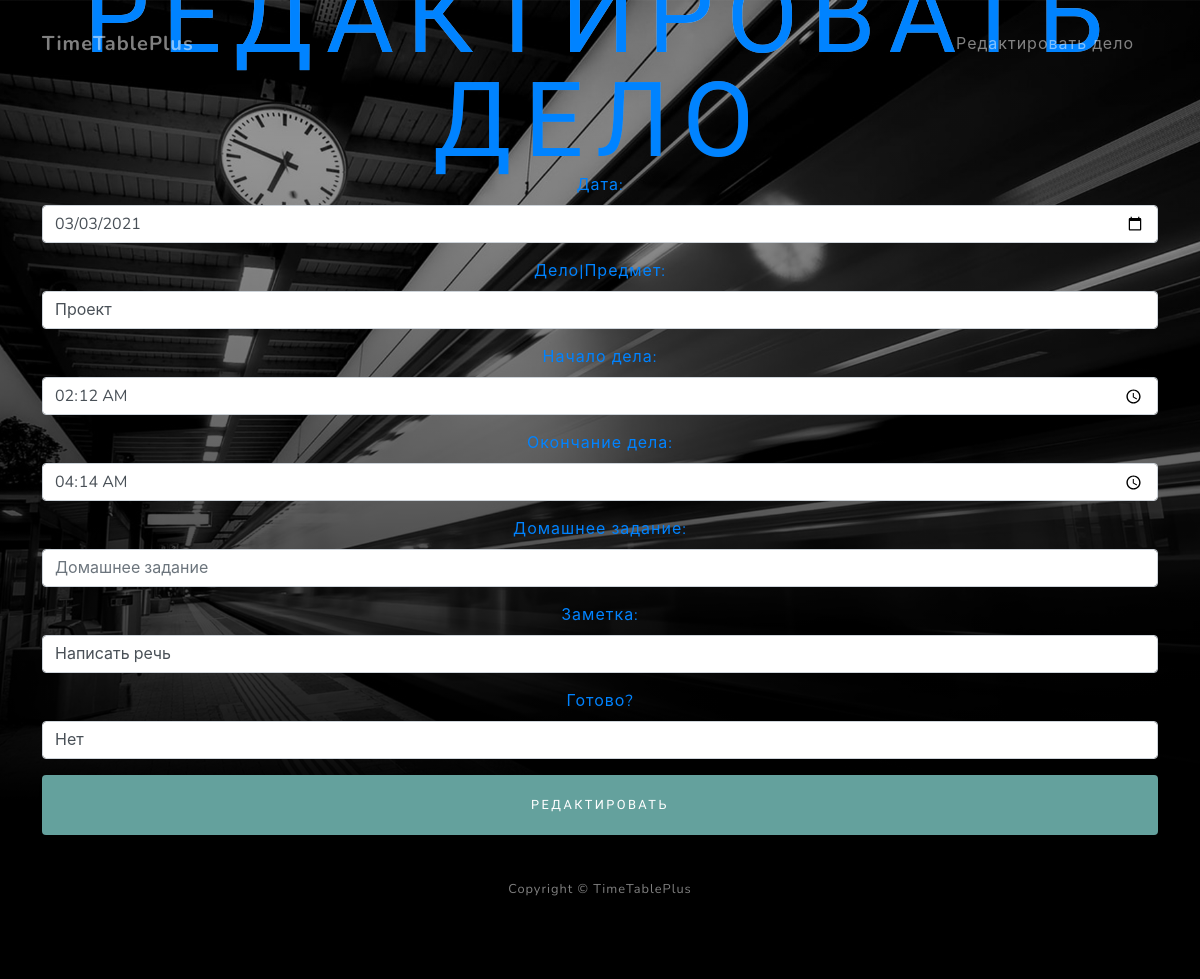
Before: /schedule/edit/182/ (signed in) with the older database file.
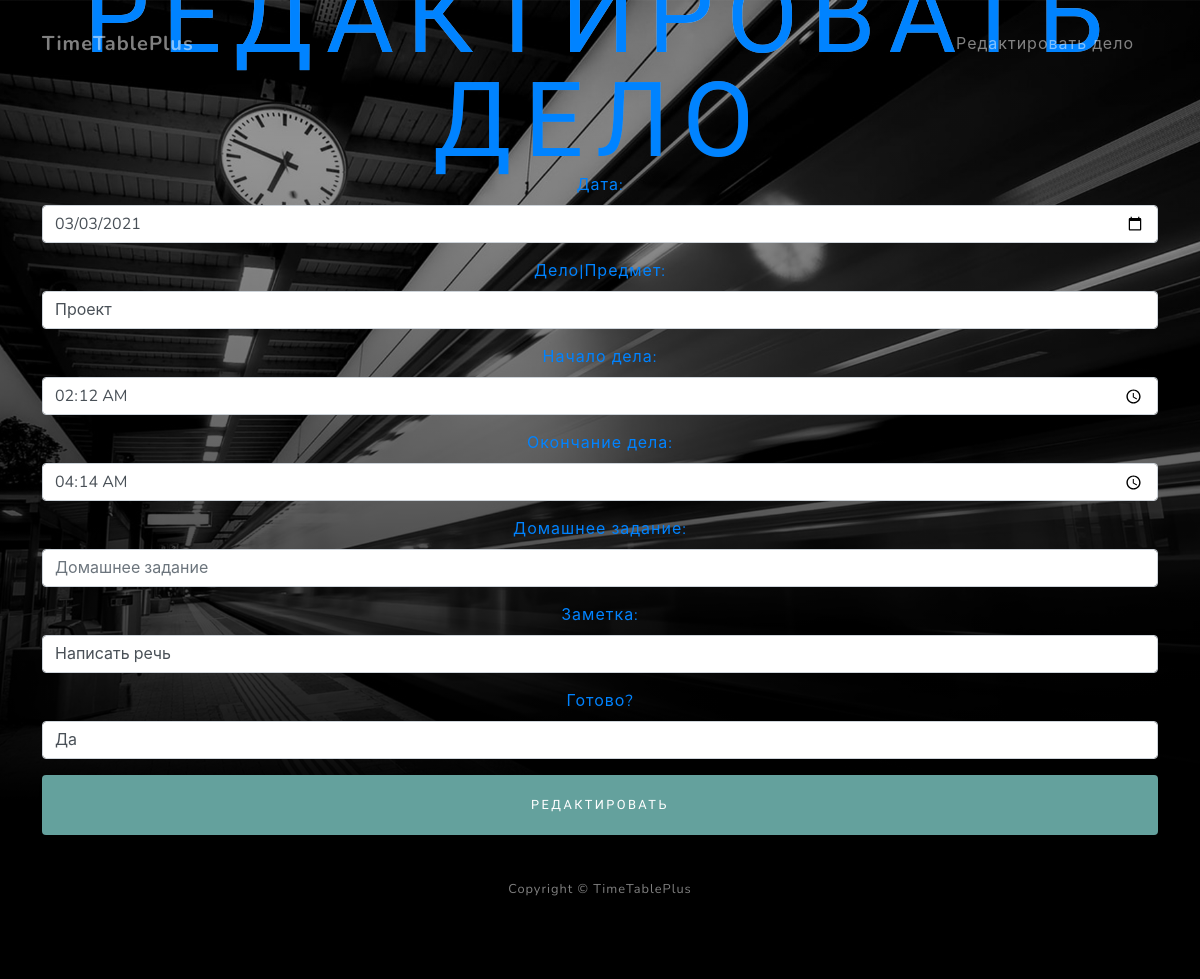
After: the same page with the newer database file.
### Schedule/models.py (models this page shows, shortened)
class Schedule(models.Model):
    user = models.ForeignKey(User, on_delete=models.CASCADE, verbose_name='id пользователя', unique=False, help_text='Id пользователя должен быть в виде одного числа', null=True)
    time_start = models.TimeField(verbose_name='время начала', max_length=50, unique=False)
    time_end = models.TimeField(verbose_name='время конца', max_length=50, unique=False)
    date = models.DateField(verbose_name='дата', unique=False, null=True)
    affair = models.CharField(verbose_name='дело', max_length=200, unique=False, help_text='Дела должны быть в виде обычного текста', blank=False)
    note = models.CharField(verbose_name='заметка', max_length=200, unique=False, help_text='Заметки должны быть в виде обычного текста', blank=True)
    homework = models.CharField(verbose_name='домашнее задание', max_length=200, unique=False, default=None, help_text='Домашнее задание должны быть в виде обычного текста',
                                blank=True)
    is_ready = models.BooleanField(verbose_name='готово?', default=False, help_text='Готово? принимает только значение True или False')
    class Meta:
        managed = True
        verbose_name = 'расписание'
        ordering = ['date', ]

### Schedule/views.py (the view, shortened to what this page needs)
# urls.py: path('edit/<int:pk>/', UpdateAffairSchedule.as_view(), name='update_schedule'),
class UpdateAffairSchedule(LoginRequiredMixin, UserPassesTestMixin, UpdateView):
    model = Schedule
    template_name = 'Schedule/update_schedule.html'
    form_class = CreateAffairScheduleForm
    def test_func(self):
        obj = Schedule.objects.get(pk=self.kwargs['pk'])
        if obj.user.id == self.request.user.id:
            return True
        elif self.request.user.is_staff:
            return True

### Schedule/templates/Schedule/update_schedule.html (shortened to what this page needs)
{% extends 'base.html' %}
{% load static %}
{% block add_settings %}
    <link href="{% static 'TimeTable/css/styles.css' %}" rel="stylesheet"/>
{% endblock %}
{% block content %}
    <nav class="navbar navbar-expand-lg navbar-light fixed-top" id="mainNav">
        <div class="container">
            <a class="navbar-brand" href="{% url 'main_page' %}">TimeTablePlus</a>
            <div class="collapse navbar-collapse" id="navbarResponsive">
                <ul class="navbar-nav ml-auto">
                    <li class="nav-item"><a class="nav-link" href="#edit_affair">Редактировать дело</a></li>
                </ul>
            </div>
        </div>
    </nav>
    <header class="masthead" id="edit_affair">
        <div class="container d-flex h-100 align-items-center">
            <div class="mx-auto text-center">
                <h1 class="mx-auto my-0 text-uppercase masthead_h1_custom">Редактировать дело</h1>
                <form method="post">
                    {{ form.as_p }}
                    <button type="submit" class="btn btn-primary btn-block">Редактировать</button>
                </form>
            </div>
        </div>
    </header>
    <footer class="footer bg-black small text-center text-white-50">
        <div class="container">Copyright © TimeTablePlus</div>
    </footer>
{% endblock %}

Changed rows visible on the page:
changed Schedule "Проект": is_ready "Нет" → "Да"
